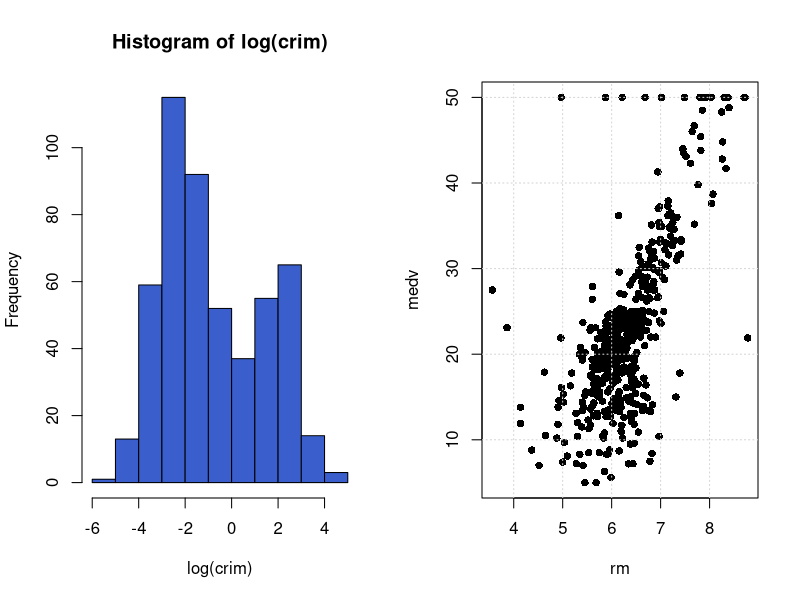

Source code (R): (Note: this script raises an error after producing the figure.)
## -*- coding: utf-8 -*-
## examples.R
## Authors: Vasily Tolkachev, refined and extended by René Locher
## Version: 2018-08-08

## See also http://datatable.r-forge.r-project.org/datatable-faq.pdf

rm(list = objects(pattern = ".*"))

library(MASS)
library(data.table)

## data.table(Boston)
## as.data.table(Boston)
data(Boston)
dat <- data.table(Boston)
dat

class(dat)

## data.table is also a data.frame
sapply(dat, is)

## Addressing data --------------------
## subset rows from 11 to 20
dat[11:20]
dat[11:20, ]

## subset rows from 11 to 20 of variable age (result is a vector, not a data.table)
dat[11:20, age]

## to get data.table after subsetting, use list() or .() in j argument
dat[11:20, list(age)]

## equivalently:
dat[11:20, .(age)]

## the usual data.frame subsetting style (with columns in j argument)
dat[11:20, 1, with = FALSE]

## Find all rows where tax variable is equal to 216
dat[tax == 216]
dat[tax == 216, ]

## Find all rows where tax is equal to tax of first row
dat[tax == tax[1], ]

## Display values of rad (radius) variable
dat[, table(rad)]

## you can also select all columns between some two variables
dat[, indus:age, with = TRUE]
dat[, indus:age, with = FALSE]

dat
## Without column "age"
dat[, -"age", with = TRUE]
dat[, -"age", with = FALSE]

## BUT with negative age
dat[, .(-age), with = TRUE]

## j argument is actually a function, so in this case it’s
## a function calling variable medv:
dat[, medv]

## Below it’s a function which is equal to 5
dat[, 5]

## Select several variables (result is a data.table)
dat[, list(nox, age, black)]

## Or equivalently:
dat[, .(nox, age, black)]

DT <- data.table(x = rep(c("b","a","c"), each = 3),
                 y = c(1,3,6), v = 1:9)
DT
DT[1]
DT[-c(5, 1),]
DT[2, 2]
DT[, v]
DT[, 3]
DT[, names(DT)[names(DT) == "v"], with = FALSE]

DT[, c(x, y)]
DT[, list(x, y)]
DT[, .(x, y)]

str(DT)

## Template of data.table DT
str(DT[0])

## Computing --------------------
## Find the range of crim (criminality) variable
dat[, range(crim)]

## Add a new variable with :=
dat[, rad.f := as.factor(paste0("f", rad))]
dat[, levels(rad.f)]
str(dat)

## i.e. we defined a new factor variable(rad.f) in the data table
## from the integer variable radius (rad), which describes accessibility to radial highways

## Add many new variables with `:=`().
## If a variable attains only a single value, copy it for each observation
dat[, `:=`(Var1 = mean(nox), Var2 = sd(age), Var3 = mad(black))]

## Compute a more complicated function for groups.
## It’s a weighted mean of house prices, with dis
## (distances to Boston employment centers) as weights
dat[, sum(medv*dis)/sum(dis), by = rad.f ]

## Computing mean of house prices for every level of rad.f
dat[, mean(medv), by = rad.f]

## Computing several variables at once
dat[, .(meanNox = mean(nox), sdAge = sd(age), madBlack = mad(black))]

## Changing a subset of observations --------------------
## Let’s create another factor variable crim.f
## with 3 levels standing for low, medium and severe crime rates per capita:

dat[          , crim.f := "low"]
dat[crim >= 1 , crim.f := "medium"]
dat[crim >= 10, crim.f := "severe"]
str(dat)
## crim.f is still a character, contrary to data.frame!

dat[          , crim.f := as.factor(crim.f)][]
str(dat)

table(dat$crim.f)

## we can also apply functions in j on two or more groups
dat[, .(mean(medv), sd(medv)), by = .(rad.f, crim.f) ]


## Aggregating and merging --------------------
dat[, .(meanNox = mean(nox), sdAge = sd(age), madBlack = mad(black)), by = rad.f]
dat[, .(meanNox = mean(nox), sdAge = sd(age), madBlack = mad(black)), by = rad]

## Combined aggregating and merging
dat[, meanNox := mean(nox), by = rad.f]
dat

## cf. with
dat[, mean(nox), by = rad.f]

## Merging
x <- data.table(k = 5:0, a = 20:25, zoo = 5:0 )
y <- data.table(l = 1:6, b = 30:35, boo = 10:15)
setkey(x, k)
setkey(y, l)
## on = is not necessary when keys are set but
## makes code more transparent

merge(x, y, by.x = "k", by.y = "l", all.x = TRUE)
merge(x, y, by.x = "k", by.y = "l", all.y = TRUE)

## This is faster and more efficient!! See FAQ
y[x]
x[y]

## This join is rarely used and only available in merge()
merge(x, y, by.x = "k", by.y = "l", all = TRUE)

## Dynamic variable creation --------------------
## Now let’s create a variable of weighted means (mean_w),
## and then use it to create a variable for weighted standard deviation (std_w).

dat[,  `:=`(mean_w = mean_w <- sum(medv*dis)/sum(dis),
            std_w = sqrt(sum(dis*(medv - mean_w)^2 )/sum(dis))),
    by = rad.f][]

## To use some variables with long names, specify them in SDcols and use SD instead:
dat[, `:=`(x = sum(.SD[[1]]^2) / sum(.SD[[1]]),
           y = sum(.SD[[2]]^2) / sum(.SD[[2]]) ),
        by = rad.f,
    .SDcols = c("medv", "age")][]

## Multiple expressions in j could be handled with { }
par(mfrow = c(1,2))
dat[, {hist(log(crim), col = "royalblue3")
       plot(rm, medv, pch = 16)
       grid()}]

## New data.table with dynamically created variables can be created by
dat[, {list(mean_w = mean_w <- sum(medv*dis)/sum(dis),
            std_w = sqrt( sum(dis*(medv - mean_w)^2 )/sum(dis))
            )},
      by = rad.f]

## Chaining --------------------
dat[, crim.f := "low"] [crim >= 1, crim.f := "medium"]
dat[ crim >= 10, crim.f := "severe"][, crim.f := as.factor(crim.f)]
levels(dat$crim.f)

## Equivalent chaining in one command
dat[ , crim.f := "low"] [
  crim >= 1, crim.f := "medium"] [
    crim >= 10, crim.f := "severe"][,
      , crim.f := as.factor(crim.f)]

## Renaming column names --------------------
names(dat)
setnames(dat, c("rm", "zn"), c("rooms_average", "proportion_zoned") )
names(dat)

## Sorting columns
setcolorder(dat, rev(names(dat)))
names(dat)

## Sorting rows --------------------
## set the key. Order is always ascending
setkey(dat, rad.f, crim.f)

## use binary search (fast, O(log(n) )
dat[.("f7", "low"), .(rad.f, crim.f, tax)]

dat[, .(crim, tax)]
setorder(dat, crim, tax)
dat[, .(crim, tax)]
setorder(dat, -crim, tax) ## Descending order for crim!
dat[, .(crim, tax)]

## DO NOT use vector scan (slow, O(n) )
dat[rad.f =="f7" & crim.f == "low"]

## Avoid using data.frame’s vector scan inside data.table:
dat[dat$rad.f == "f7" & dat$crim.f == "low", ]


## Special functions --------------------
## .N function count the number observations in a group:
dat[, .N, by = .(rad.f, crim.f)]
dat[, .N]

## Another useful function is .SD which contains values
## of all variables except the one used for grouping
dat[, .SD[1], by =  crim.f ]
dat[, lapply(.SD, mean), by =  crim.f, .SDcols = tax:age]
dat[, lapply(.SD, mean), by =  crim.f, .SDcols = c("tax", "age")]

## Group counter .GRP
dat[, .(.I, .GRP, .N), by =  crim.f]

## Runtime Length ID
dtab <- data.table(bit = sample(0:1, 30, replace = TRUE),
                   L = sample(LETTERS[1:3], 30, replace = TRUE))
dtab[, .SD]
rleid(dtab$bit)
dtab[, bit, by = rleid(bit)]

## Scoping of data.table within functions --------------------
testScope0 <-
    function(dtbl){
        dtbl[, bit2 := bit*0.5]
        return(dtbl)
    }

dtab1 <- testScope0(dtab)
dtab1

dtab

identical(dtab, dtab1)
## dtab AND dtab1 are identical!!!
rm(dtab1)

testScope1 <-
    function(dtbl){
        dtbl.local <- dtbl
        dtbl.local[, bit2 := bit*2]
        return(dtbl.local)
    }

dtab <- data.table(bit = sample(0:1, 30, replace = TRUE),
                   L = sample(LETTERS[1:3], 30, replace = TRUE))
dtab1 <- testScope1(dtab)
dtbl.local ## error, QED
dtab1

dtab

identical(dtab, dtab1)
## dtab AND dtab1 are identical!!!
rm(dtab1)

## data.tables are input by reference and not by copy!!!
## Solution: Copy data.table within function first!
testScope2 <-
    function(dtbl){
        dtbl.local <- copy(dtbl)
        dtbl.local[, bit2 := bit*3]
        return(dtbl.local)
    }
dtab <- data.table(bit = sample(0:1, 30, replace = TRUE),
                   L = sample(LETTERS[1:3], 30, replace = TRUE))
dtab1 <- testScope2(dtab)
dtbl.local ## error, QED
identical(dtab, dtab1)
## [1] FALSE

